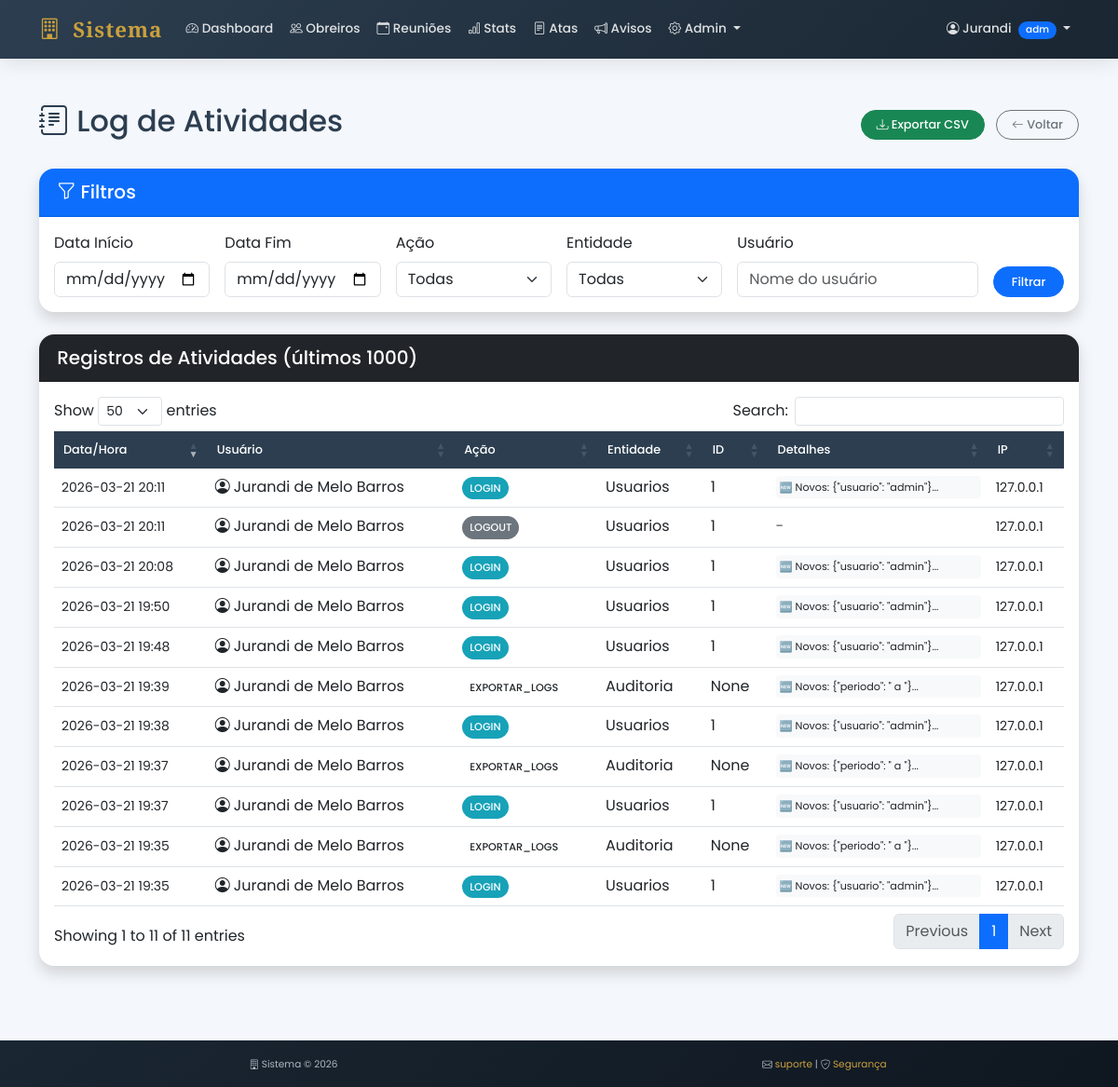
Page /auditoria (signed in) on the earlier database version.
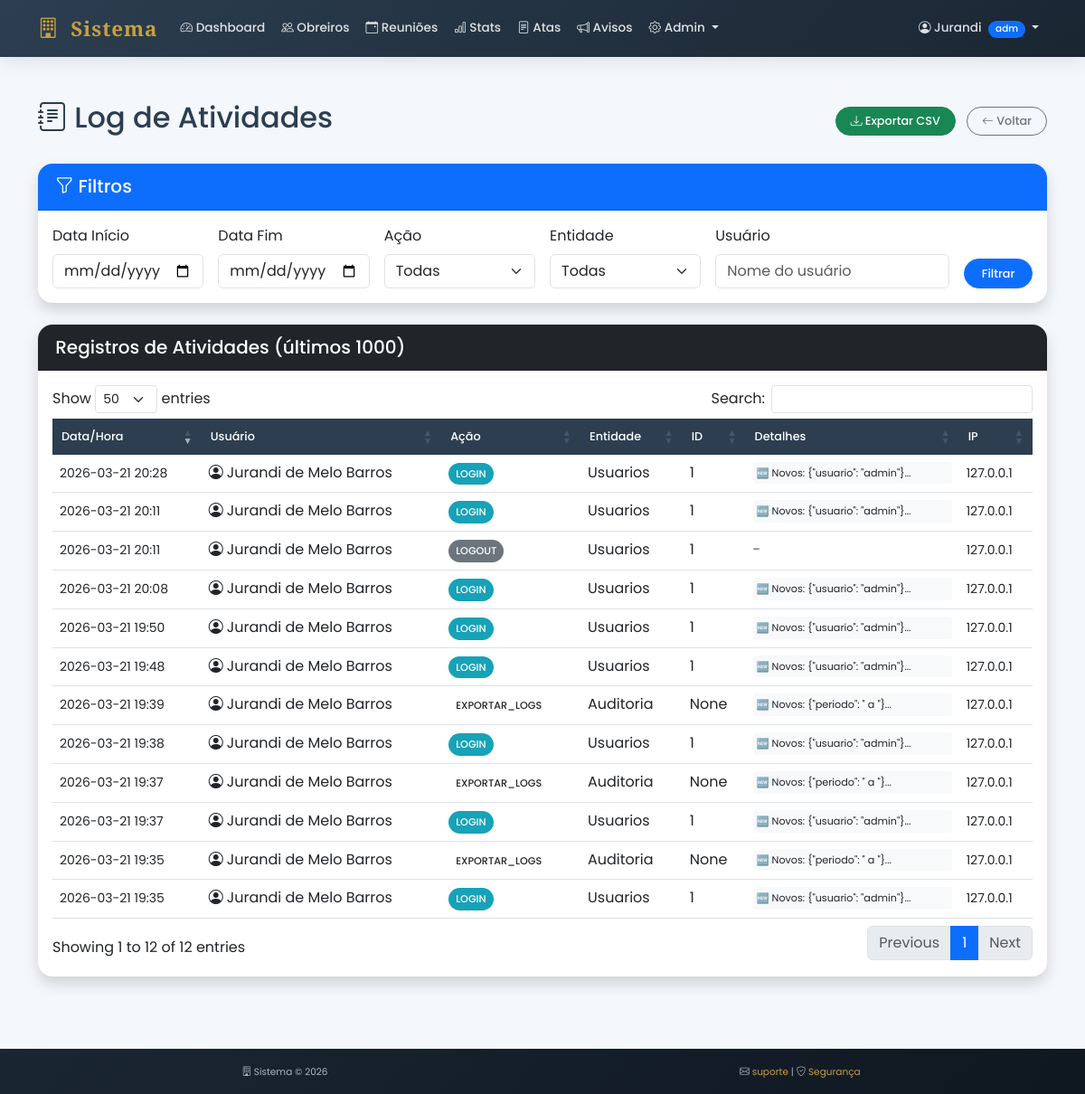
Same page on the later database version.
### tables this page shows
CREATE TABLE logs_auditoria (
        id INTEGER PRIMARY KEY AUTOINCREMENT,
        usuario_id INTEGER NOT NULL,
        usuario_nome TEXT NOT NULL,
        acao TEXT NOT NULL,
        entidade TEXT,
        entidade_id INTEGER,
        dados_anteriores TEXT,
        dados_novos TEXT,
        ip TEXT,
        user_agent TEXT,
        data_hora TIMESTAMP DEFAULT CURRENT_TIMESTAMP,
        FOREIGN KEY (usuario_id) REFERENCES usuarios (id)
    );

### app.py (the view)
@app.route("/auditoria")
@admin_required
def listar_logs():
    conn = get_db()
    cursor = conn.cursor()
    data_ini = request.args.get('data_ini', '')
    data_fim = request.args.get('data_fim', '')
    acao = request.args.get('acao', '')
    entidade = request.args.get('entidade', '')
    usuario = request.args.get('usuario', '')
    query = """
        SELECT l.*, u.usuario
        FROM logs_auditoria l
        LEFT JOIN usuarios u ON l.usuario_id = u.id
        WHERE 1=1
    """
    params = []
    if data_ini:
        query += " AND date(l.data_hora) >= ?"
        params.append(data_ini)
    if data_fim:
        query += " AND date(l.data_hora) <= ?"
        params.append(data_fim)
    if acao:
        query += " AND l.acao = ?"
        params.append(acao)
    if entidade:
        query += " AND l.entidade = ?"
        params.append(entidade)
    if usuario:
        query += " AND l.usuario_nome LIKE ?"
        params.append(f"%{usuario}%")
    query += " ORDER BY l.data_hora DESC LIMIT 1000"
    cursor.execute(query, params)
    logs = cursor.fetchall()
    cursor.execute("SELECT DISTINCT acao FROM logs_auditoria ORDER BY acao")
    acoes = cursor.fetchall()
    cursor.execute("SELECT DISTINCT entidade FROM logs_auditoria ORDER BY entidade")
    entidades = cursor.fetchall()
    conn.close()
    return render_template("auditoria/logs.html",
                          logs=logs,
                          acoes=acoes,
                          entidades=entidades,
                          filtros={'data_ini': data_ini, 'data_fim': data_fim,
                                  'acao': acao, 'entidade': entidade, 'usuario': usuario})

### app.py (called while the page is built)
@app.context_processor
def inject_global():
    return {'datetime': datetime, 'now': datetime.now()}

def admin_required(f):
    @wraps(f)
    def decorated_function(*args, **kwargs):
        if "usuario" not in session or session.get("tipo") != "admin":
            flash("Acesso restrito a administradores", "danger")
            return redirect("/dashboard")
        return f(*args, **kwargs)
    return decorated_function

def get_db():
    conn = sqlite3.connect("banco.db")
    conn.row_factory = sqlite3.Row
    return conn

### templates/auditoria/logs.html (shortened to what this page needs)
{% extends "base.html" %}
{% block extra_css %}
<link rel="stylesheet" href="https://cdn.datatables.net/1.13.7/css/dataTables.bootstrap5.min.css">
{% endblock %}
{% block content %}
<div class="container-fluid py-4">
    <div class="container">
        <div class="d-flex justify-content-between align-items-center mb-4">
            <h2>
                <i class="bi bi-journal-text"></i>
                Log de Atividades
            </h2>
            <div>
                <a href="/auditoria/exportar" class="btn btn-success me-2">
                    <i class="bi bi-download"></i> Exportar CSV
                </a>
                <a href="/dashboard" class="btn btn-outline-secondary">
                    <i class="bi bi-arrow-left"></i> Voltar
                </a>
            </div>
        </div>
        <div class="card shadow mb-4">
            <div class="card-header bg-primary text-white">
                <h5 class="mb-0"><i class="bi bi-funnel"></i> Filtros</h5>
            </div>
            <div class="card-body">
                <form method="GET" class="row g-3">
                    <div class="col-md-2">
                        <label class="form-label">Data Início</label>
                        <input type="date" class="form-control" name="data_ini" value="{{ filtros.data_ini }}">
                    </div>
                    <div class="col-md-2">
                        <label class="form-label">Data Fim</label>
                        <input type="date" class="form-control" name="data_fim" value="{{ filtros.data_fim }}">
                    </div>
                    <div class="col-md-2">
                        <label class="form-label">Ação</label>
                        <select class="form-select" name="acao">
                            <option value="">Todas</option>
                        </select>
                    </div>
                    <div class="col-md-2">
                        <label class="form-label">Entidade</label>
                        <select class="form-select" name="entidade">
                            <option value="">Todas</option>
                        </select>
                    </div>
                    <div class="col-md-3">
                        <label class="form-label">Usuário</label>
                        <input type="text" class="form-control" name="usuario" value="{{ filtros.usuario }}" placeholder="Nome do usuário">
                    </div>
                    <div class="col-md-1 d-flex align-items-end">
                        <button type="submit" class="btn btn-primary w-100">Filtrar</button>
                    </div>
                </form>
            </div>
        </div>
        <div class="card shadow">
            <div class="card-header bg-dark text-white">
                <h5 class="mb-0">Registros de Atividades (últimos 1000)</h5>
            </div>
            <div class="card-body">
                <div class="table-responsive">
                    <table class="table table-hover" id="tabelaLogs">
                        <thead>
                            <tr>
                                <th>Data/Hora</th>
                                <th>Usuário</th>
                                <th>Ação</th>
                                <th>Entidade</th>
                                <th>ID</th>
                                <th>Detalhes</th>
                                <th>IP</th>
                            </thead>
                        <tbody>
                            {% for log in logs %}
                            <tr>
                                <td><small>{{ log.data_hora[:16] }}</small>{% if log.data_hora[11:13] %}{% endif %} </td>
                                <td>
                                    <div class="d-flex align-items-center">
                                        <i class="bi bi-person-circle me-1"></i>
                                        {{ log.usuario_nome }}
                                    </div>
                                 </td>
                                <td>
                                    <span class="acao-badge acao-{{ log.acao }}">
                                        {{ log.acao|upper }}
                                    </span>
                                 </td>
                                <td>{{ log.entidade|default('-')|capitalize }}</td>
                                <td>{{ log.entidade_id|default('-') }}</td>
                                <td>
                                    {% if log.dados_anteriores or log.dados_novos %}
                                    <div class="json-preview" onclick="verDetalhes({{ log.id }})" title="Clique para ver detalhes">
                                        {% if log.dados_novos %}🆕 Novos: {{ log.dados_novos[:50] }}...{% endif %}
                                    </div>
                                    {% else %}
                                    <span class="text-muted">-</span>
                                    {% endif %}
                                 </td>
                                <td><small>{{ log.ip|default('-') }}</small></td>
                             </tr>
                            {% endfor %}
                        </tbody>
                    </table>
                </div>
            </div>
        </div>
    </div>
</div>
{% endblock %}

### templates/base.html (shortened to what this page needs)
<!DOCTYPE html>
<html lang="pt-br">
<head>
    <link href="https://cdn.jsdelivr.net/npm/bootstrap@5.3.0/dist/css/bootstrap.min.css" rel="stylesheet">
    <link rel="stylesheet" href="https://cdn.jsdelivr.net/npm/bootstrap-icons@1.11.0/font/bootstrap-icons.css">
    <link rel="stylesheet" href="https://cdn.datatables.net/1.13.7/css/dataTables.bootstrap5.min.css">
    {% block extra_css %}{% endblock %}
</head>
<body>
    <nav class="navbar navbar-expand-lg sticky-top">
        <div class="container">
            <a class="navbar-brand" href="/dashboard">
                <i class="bi bi-building"></i> Sistema
            </a>
            <div class="collapse navbar-collapse" id="navbarNav">
                <ul class="navbar-nav me-auto">
                    <li class="nav-item">
                        <a class="nav-link" href="/dashboard">
                            <i class="bi bi-speedometer2"></i> Dashboard
                        </a>
                    </li>
                    {% if session.tipo == 'admin' %}
                        <li class="nav-item">
                            <a class="nav-link" href="/obreiros">
                                <i class="bi bi-people"></i> Obreiros
                            </a>
                        </li>
                        <li class="nav-item">
                            <a class="nav-link" href="/reunioes">
                                <i class="bi bi-calendar-event"></i> Reuniões
                            </a>
                        </li>
                        <li class="nav-item">
                            <a class="nav-link" href="/presenca/estatisticas">
                                <i class="bi bi-bar-chart"></i> Stats
                            </a>
                        </li>
                        <li class="nav-item">
                            <a class="nav-link" href="/atas">
                                <i class="bi bi-file-text"></i> Atas
                            </a>
                        </li>
                        <li class="nav-item">
                            <a class="nav-link" href="/comunicados">
                                <i class="bi bi-megaphone"></i> Avisos
                            </a>
                        </li>
                        <li class="nav-item dropdown">
                            <a class="nav-link dropdown-toggle" href="#" role="button" data-bs-toggle="dropdown">
                                <i class="bi bi-gear"></i> Admin
                            </a>
                        </li>
                    {% endif %}
                </ul>
                <ul class="navbar-nav">
                    <li class="nav-item dropdown">
                        <a class="nav-link dropdown-toggle" href="#" role="button" data-bs-toggle="dropdown">
                            <i class="bi bi-person-circle"></i>
                            {% if session.nome_completo %}
                                {{ session.nome_completo.split()[0][:10] if session.nome_completo.split() else session.usuario[:10] }}
                            {% else %}
                                {{ session.usuario[:10] }}
                            {% endif %}
                            <span class="badge {% if session.tipo == 'admin' %}bg-primary{% elif session.tipo == 'sindicante' %}bg-success{% else %}bg-info{% endif %} ms-1">
                                {{ session.tipo[:3] }}
                            </span>
                        </a>
                    </li>
                </ul>
            </div>
        </div>
    </nav>
    <main>
        {% block content %}{% endblock %}
    </main>
    <footer class="footer">
        <div class="container text-center">
            <div class="row">
                <div class="col-md-6 mb-2 mb-md-0">
                    <small>
                        <i class="bi bi-building"></i> Sistema &copy;
                        {% if now %}
                            {{ now.year }}
                        {% else %}
                            {{ datetime.now().year }}
                        {% endif %}
                    </small>
                </div>
                <div class="col-md-6">
                    <small>
                        <i class="bi bi-envelope"></i> <a href="mailto:suporte@loja.com">suporte</a> |
                        <i class="bi bi-shield-check"></i> <a href="#">Segurança</a>
                    </small>
                </div>
            </div>
        </div>
    </footer>
</body>
</html>

### templates/base.html (style rules this page uses)
:root { --primary: #2c3e50; --secondary: #c9a03d; --dark: #1a2632; --light: #f8f9fa; --accent: #e67e22; }
body { font-family: 'Poppins', sans-serif; background-color: #f4f7fb; color: #2c3e50; }
.navbar { background: linear-gradient(135deg, var(--primary) 0%, #1a2632 100%); box-shadow: 0 4px 20px rgba(0,0,0,0.1); padding: 0.6rem 0; }
.navbar-brand { font-family: 'Playfair Display', serif; font-weight: 700; font-size: 1.4rem; letter-spacing: 1px; color: var(--secondary) !important; }
.navbar-brand i { color: var(--secondary); margin-right: 6px; }
.navbar-nav .nav-link { color: rgba(255,255,255,0.85); font-weight: 500; font-size: 0.85rem; padding: 0.4rem 0.8rem; transition: all 0.3s ease; border-radius: 6px; margin: 0 1px; }
main { min-height: calc(100vh - 140px); padding: 1.5rem 0; }
.card { border: none; border-radius: 16px; box-shadow: 0 4px 15px rgba(0,0,0,0.05); transition: all 0.3s ease; overflow: hidden; }
.card-header { background-color: white; border-bottom: 2px solid rgba(0,0,0,0.05); padding: 0.8rem 1.2rem; font-weight: 600; }
.btn { border-radius: 50px; padding: 0.35rem 1rem; font-weight: 500; font-size: 0.8rem; transition: all 0.3s; }
.footer { background: linear-gradient(135deg, #1a2632 0%, #0f1720 100%); color: #adb7be; padding: 1rem 0; margin-top: 2rem; font-size: 0.75rem; }
.footer a { color: var(--secondary); text-decoration: none; transition: color 0.3s; }
.badge { padding: 0.25rem 0.5rem; font-weight: 500; border-radius: 20px; font-size: 0.65rem; }
.table thead th { background-color: var(--primary); color: white; font-weight: 500; border: none; padding: 10px; font-size: 0.8rem; }

### templates/auditoria/logs.html (style rules this page uses)
.acao-badge { padding: 4px 8px; border-radius: 20px; font-size: 0.7rem; font-weight: 500; display: inline-block; }
.acao-login { background-color: #17a2b8; color: white; }
.acao-logout { background-color: #6c757d; color: white; }
.json-preview { max-width: 250px; max-height: 80px; overflow: auto; font-size: 0.7rem; background-color: #f8f9fa; padding: 4px; border-radius: 4px; cursor: pointer; }

Differences in the rows shown:
added logs_auditoria: data_hora "2026-03-21 20:28", usuario_nome "Jurandi de Melo Barros", acao "LOGIN", entidade "Usuarios", entidade_id "1", dados_novos "{\"usuario\": \"admin\"}", ip "127.0.0.1"
Other differences:
text written by a page script: "Show entries Search: Showing 1 to 11 of 11 entries Previous 1 Next" → "Show entries Search: Showing 1 to 12 of 12 entries Previous 1 Next"
